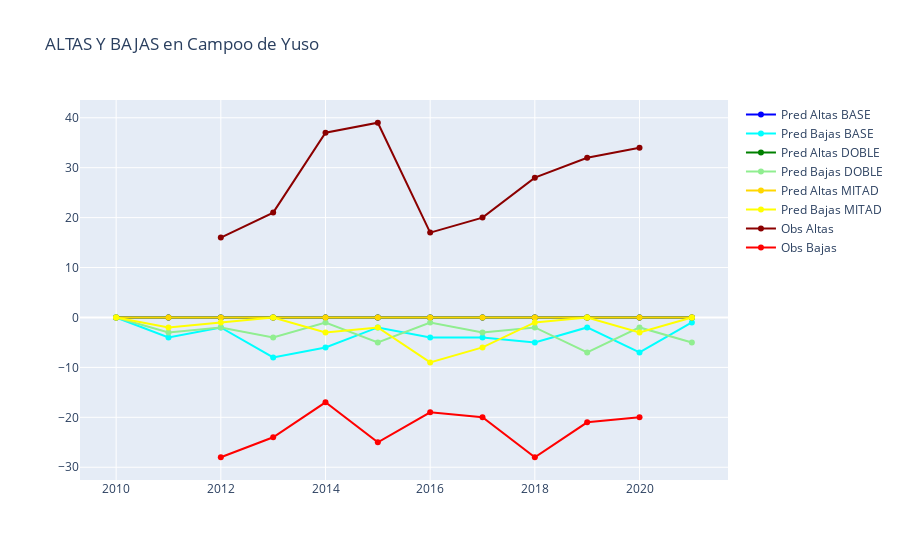

The notebook cell saved with this chart:
### Code cell
plotter(df_18_in, df_18_out,
        df_19_in, df_19_out,
        df_20_in, df_20_out,
        "39017", "Campoo de Yuso")

### Figure 1 — Plotly figure (JSON) as saved in the notebook; plotly's stock layout.template omitted (floating-point values rounded to 4 significant figures)
{"data": [{"marker": {"color": "blue"}, "mode": "lines+markers", "name": "Pred Altas BASE", "showlegend": true, "type": "scatter", "x": [2010, 2011, 2012, 2013, 2014, 2015, 2016, 2017, 2018, 2019, 2020, 2021], "y": [0, 0, 0, 0, 0, 0, 0, 0, 0, 0, 0, 0]}, {"marker": {"color": "cyan"}, "mode": "lines+markers", "name": "Pred Bajas BASE", "showlegend": true, "type": "scatter", "x": [2010, 2011, 2012, 2013, 2014, 2015, 2016, 2017, 2018, 2019, 2020, 2021], "y": [0, -4, -2, -8, -6, -2, -4, -4, -5, -2, -7, -1]}, {"marker": {"color": "green"}, "mode": "lines+markers", "name": "Pred Altas DOBLE", "showlegend": true, "type": "scatter", "x": [2010, 2011, 2012, 2013, 2014, 2015, 2016, 2017, 2018, 2019, 2020, 2021], "y": [0, 0, 0, 0, 0, 0, 0, 0, 0, 0, 0, 0]}, {"marker": {"color": "lightgreen"}, "mode": "lines+markers", "name": "Pred Bajas DOBLE", "showlegend": true, "type": "scatter", "x": [2010, 2011, 2012, 2013, 2014, 2015, 2016, 2017, 2018, 2019, 2020, 2021], "y": [0, -3, -2, -4, -1, -5, -1, -3, -2, -7, -2, -5]}, {"marker": {"color": "gold"}, "mode": "lines+markers", "name": "Pred Altas MITAD", "showlegend": true, "type": "scatter", "x": [2010, 2011, 2012, 2013, 2014, 2015, 2016, 2017, 2018, 2019, 2020, 2021], "y": [0, 0, 0, 0, 0, 0, 0, 0, 0, 0, 0, 0]}, {"marker": {"color": "yellow"}, "mode": "lines+markers", "name": "Pred Bajas MITAD", "showlegend": true, "type": "scatter", "x": [2010, 2011, 2012, 2013, 2014, 2015, 2016, 2017, 2018, 2019, 2020, 2021], "y": [0, -2, -1, 0, -3, -2, -9, -6, -1, 0, -3, 0]}, {"marker": {"color": "darkred"}, "mode": "lines+markers", "name": "Obs Altas", "showlegend": true, "type": "scatter", "x": ["2010", "2011", "2012", "2013", "2014", "2015", "2016", "2017", "2018", "2019", "2020", "2021"], "y": [null, null, 16, 21, 37, 39, 17, 20, 28, 32, 34, null]}, {"marker": {"color": "red"}, "mode": "lines+markers", "name": "Obs Bajas", "showlegend": true, "type": "scatter", "x": ["2010", "2011", "2012", "2013", "2014", "2015", "2016", "2017", "2018", "2019", "2020", "2021"], "y": [null, null, -28, -24, -17, -25, -19, -20, -28, -21, -20, null]}], "layout": {"title": {"text": "ALTAS Y BAJAS en Campoo de Yuso"}}}
